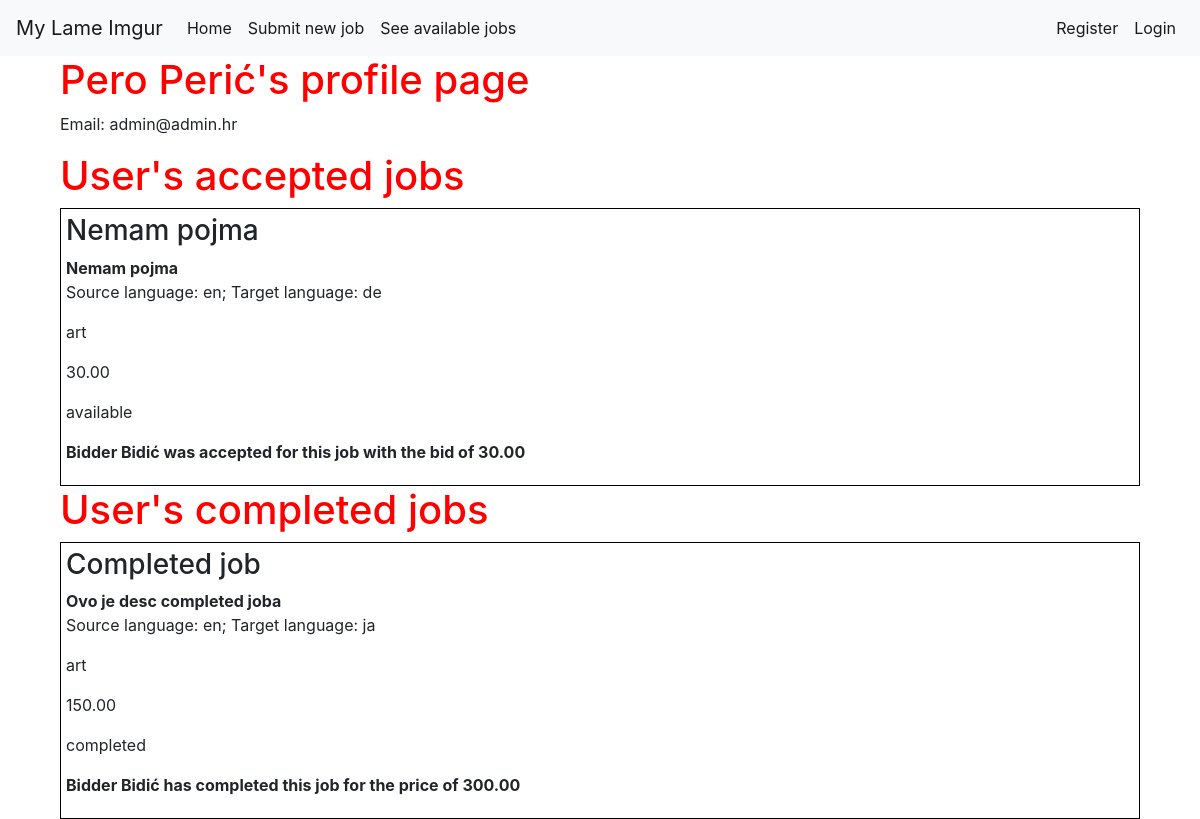
Screenshot of /accounts/profile/1 with the database file from the repository.
### app/models.py (models this page shows, shortened)
class Account(models.Model):
    user = models.OneToOneField(User, on_delete=models.CASCADE)
    name = models.CharField(max_length=100)
    balance = models.DecimalField(max_digits=8, decimal_places=2, default=0)
    translator = models.BooleanField()

class Job(models.Model):
    class Status(models.TextChoices):
        AVAILABLE = 'available', "Available"
        ASSIGNED = 'assigned', "Assigned"
        IN_PROGRESS = 'in_progress', "In Progress"
        COMPLETED = 'completed', "Completed"
    class Field(models.TextChoices):
        ART = 'art', "Art"
        BUS = 'business', "Business"
        COMP = 'computers', "Computers"
        EDU = 'education', "Education"
        ENG = 'engineering', "Engineering"
        FIN = 'finance', "Finance"
        LAW = 'law', "Law"
        LIT = 'literature', "Literature"
        MED = 'medicine', "Medicine"
        SCI = 'science', "Science"
        SOC = 'social_sciences', "Social Sciences"
        TECH = 'technology', "Technology"
    class Language(models.TextChoices):
        ENG = 'en', "English"
        SPA = 'spa', "Spanish"
        FRE = 'fr', "French"
        GER = 'de', "German"
        ITA = 'it', "Italian"
        JPN = 'ja', "Japanese"
        CRO = 'hr', "Croatian"
    user = models.ForeignKey(User, on_delete=models.CASCADE)
    title = models.CharField(max_length=100)
    description = models.CharField(max_length=100)
    source_lang = models.CharField(
            max_length=3,
            choices=Language.choices,
            default=Language.ENG,
    )
    target_lang = models.CharField(
            max_length=3,
            choices=Language.choices,
            default=Language.CRO,
    )
    field = models.CharField(
            max_length=100,
            choices=Field.choices,
            default=Field.ENG,
    )
    budget = models.DecimalField(max_digits=8, decimal_places=2)
    text = models.TextField()
    status = models.CharField(
            max_length=100,
            choices=Status.choices,
            default=Status.AVAILABLE,
    )
    translation = models.TextField(blank=True, null=True)
    def accepted_bid(self):
        return self.bid_set.filter(accepted=True).first()
    def accepted_bidder(self):
        return self.accepted_bid().bidder.account
    @classmethod
    def accepted_jobs_for(cls, user):
        accepted_bids = Bid.objects.filter(job__in=user.job_set.all(), accepted=True)
        accepted_jobs = [ bid.job for bid in accepted_bids if bid.job.status != "completed" ]
        return accepted_jobs

class Bid(models.Model):
    bidder = models.ForeignKey(User, on_delete=models.CASCADE)
    job = models.ForeignKey(Job, on_delete=models.CASCADE)
    price = models.DecimalField(max_digits=8, decimal_places=2)
    accepted = models.BooleanField()

### accounts/views.py (the view)
# urls.py: path('profile/<int:user_id>', views.profile, name="profile"),
def profile(request, user_id):
    user = get_object_or_404(User, pk=user_id)
    accepted_jobs = Job.accepted_jobs_for(user)
    completed_jobs = Job.objects.filter(user=user, status='completed')
    context = {
        'profile_user': user,
        'accepted_jobs': accepted_jobs,
        'completed_jobs': completed_jobs,
    }
    return render(request, 'accounts/profile.html', context)

### accounts/templates/accounts/profile.html
{% extends 'app/base.html' %}
{% block content %}
<div class="container">
  <div class="row">
    <div class="col-md-12">
      <h1>{{ profile_user.account.name }}'s profile page</h1>
      <p>Email: {{ profile_user.email }}</p>
    </div>
  </div>
  <div class="row">
    <div class="col-md-12">
      <h1>User's accepted jobs</h1>
      {% for job in accepted_jobs  %}
        <div class="job">
          <h3>{{ job.title }}</h3>
          <p>
            <strong>{{ job.description   }}</strong> </br>
            Source language: {{ job.source_lang   }};
            Target language: {{ job.target_lang   }}
          </p>
          <p>{{ job.field   }}</p>
          <p>{{ job.budget   }}</p>
          <p>{{ job.status   }}</p>
          <p>
            <strong>
              {{ job.accepted_bidder.name }} was accepted for this job with the
              bid of {{ job.accepted_bid.price }}
            </strong>
          </p>
        </div>
      {% empty %}
        <p>No accepted jobs</p>
      {% endfor %}
    </div>
    <div class="col-md-12">
      <h1>User's completed jobs</h1>
      {% for job in completed_jobs  %}
        <div class="job">
          <h3>{{ job.title }}</h3>
          <p>
            <strong>{{ job.description   }}</strong> </br>
            Source language: {{ job.source_lang   }};
            Target language: {{ job.target_lang   }}
          </p>
          <p>{{ job.field   }}</p>
          <p>{{ job.budget   }}</p>
          <p>{{ job.status   }}</p>
          <p>
            <strong>
              {{ job.accepted_bidder.name }} has completed this job for the
              price of {{ job.accepted_bid.price }}
            </strong>
          </p>
        </div>
      {% empty %}
        <p>No completed jobs</p>
      {% endfor %}
    </div>
  </div>
</div>
{% endblock content %}

### app/static/app/css/app.css (style rules this page uses)
.content h1 { color: red; }
.job { padding: 5px; border: 1px solid black; }

### rows the page displays
Job: title "Nemam pojma", description "Nemam pojma", source_lang "en", target_lang "de", field "art", budget "30.00", status "available", accepted_bidder.name "Bidder Bidić", accepted_bid.price "30.00"
Job: title "Completed job", description "Ovo je desc completed joba", source_lang "en", target_lang "ja", field "art", budget "150.00", status "completed", accepted_bidder.name "Bidder Bidić", accepted_bid.price "300.00"

### other values shown
{{ profile_user.account.name }} "Pero Perić"
{{ profile_user.email }} "admin@admin.hr"
